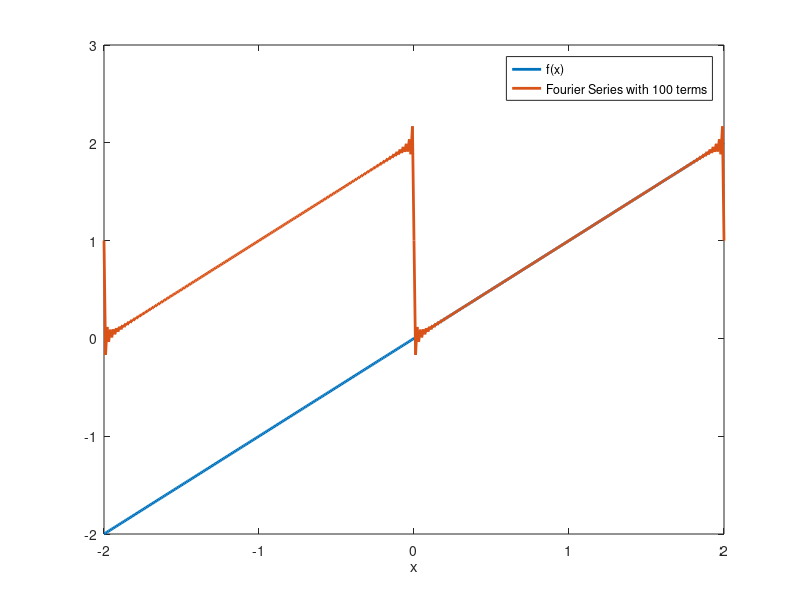

This chart was generated by the following MATLAB code:
clear;

% independent variable x, defined over the range -2 to 2 (let L = 1, then this represents -2L to 2L as the question asks);
x = [-2:0.01:2];

% define the exact function
% definition of f(x) 
f = x;


% Now do the Fourier series approximation
% number of terms to keep in the summation
N = 100;

% initialize the array that will hold the fourier series to zeros.
F = zeros(size(x));  

% sum over the N terms
for n = 1:N
    F = F - 2/pi * sin(n*pi*x)/n;
end
F = 1 + F;

% make a graph to compare the Fourier Series to the original function

figure;
hold all
plot(x,f,'LineWidth',2);
plot(x,F,'LineWidth',2);
legend('f(x)',['Fourier Series with ',num2str(N),' terms']);
xlabel('x');
box



